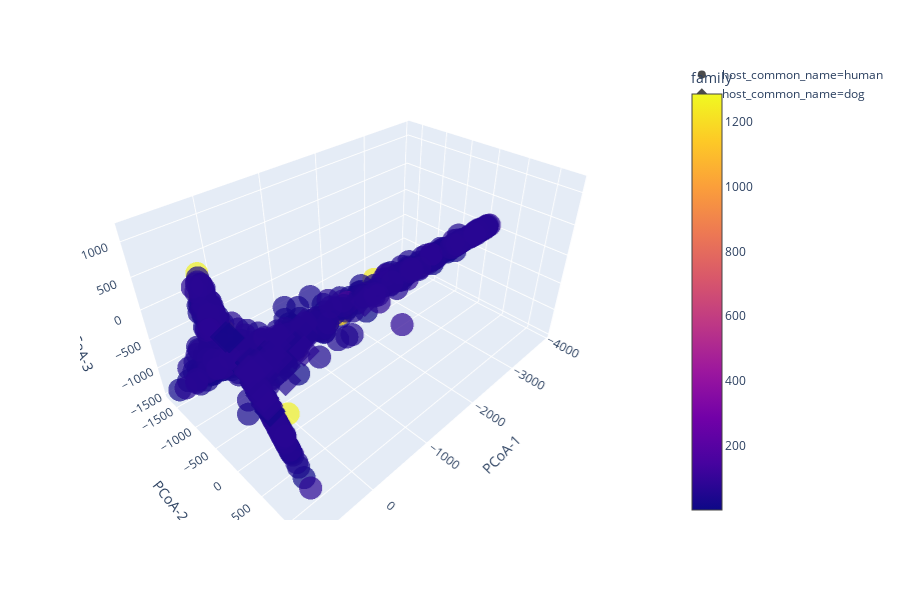

The cell this chart's notebook holds for it:
### Code cell
import plotly.express as px
# df = px.data.iris()
fig = px.scatter_3d(result5000, x=result5000['PCoA-1'], y=result5000['PCoA-2'], z=result5000['PCoA-3']
                    ,
                    color='family', symbol='host_common_name', size_max=3, opacity=0.7)
# fig.update_layout(margin=dict(l=0, r=0, b=0, t=0))
fig.show()

### Figure 1 — Plotly figure (JSON) as saved in the notebook; plotly's stock layout.template omitted (floating-point values rounded to 4 significant figures; data arrays with more than 128 entries replaced by an {"elided": "..."} marker saying what was removed)
{"data": [{"hoverlabel": {"namelength": 0}, "hovertemplate": "host_common_name=human<br>PCoA-1=%{x}<br>PCoA-2=%{y}<br>PCoA-3=%{z}<br>family=%{marker.color}", "legendgroup": "host_common_name=human", "marker": {"color": {"elided": "734 int values"}, "coloraxis": "coloraxis", "opacity": 0.7, "symbol": "circle"}, "mode": "markers", "name": "host_common_name=human", "scene": "scene", "showlegend": true, "type": "scatter3d", "x": {"elided": "734 float values"}, "y": {"elided": "734 float values"}, "z": {"elided": "734 float values"}}, {"hoverlabel": {"namelength": 0}, "hovertemplate": "host_common_name=dog<br>PCoA-1=%{x}<br>PCoA-2=%{y}<br>PCoA-3=%{z}<br>family=%{marker.color}", "legendgroup": "host_common_name=dog", "marker": {"color": {"elided": "162 int values"}, "coloraxis": "coloraxis", "opacity": 0.7, "symbol": "diamond"}, "mode": "markers", "name": "host_common_name=dog", "scene": "scene", "showlegend": true, "type": "scatter3d", "x": {"elided": "162 float values"}, "y": {"elided": "162 float values"}, "z": {"elided": "162 float values"}}], "layout": {"coloraxis": {"colorbar": {"title": {"text": "family"}}, "colorscale": [[0, "#0d0887"], [0.1111, "#46039f"], [0.2222, "#7201a8"], [0.3333, "#9c179e"], [0.4444, "#bd3786"], [0.5556, "#d8576b"], [0.6667, "#ed7953"], [0.7778, "#fb9f3a"], [0.8889, "#fdca26"], [1, "#f0f921"]]}, "height": 600, "legend": {"tracegroupgap": 0}, "margin": {"t": 60}, "scene": {"domain": {"x": [0, 0.98], "y": [0, 1]}, "xaxis": {"title": {"text": "PCoA-1"}}, "yaxis": {"title": {"text": "PCoA-2"}}, "zaxis": {"title": {"text": "PCoA-3"}}}}}
